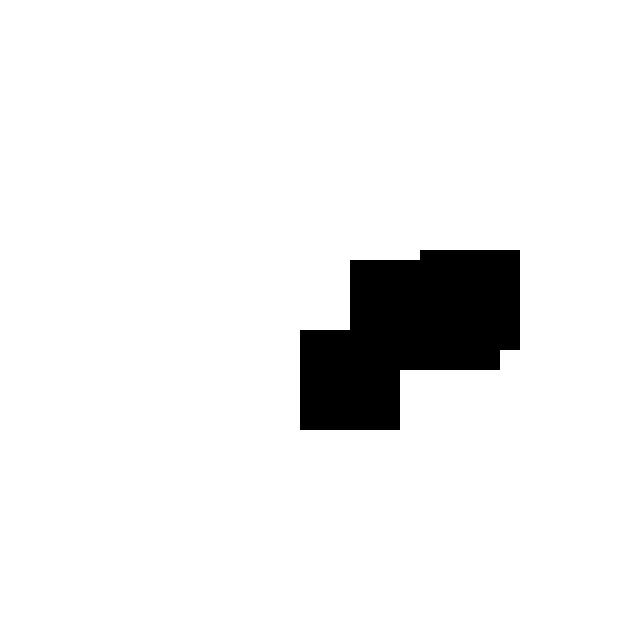
Frame 1 (no input)
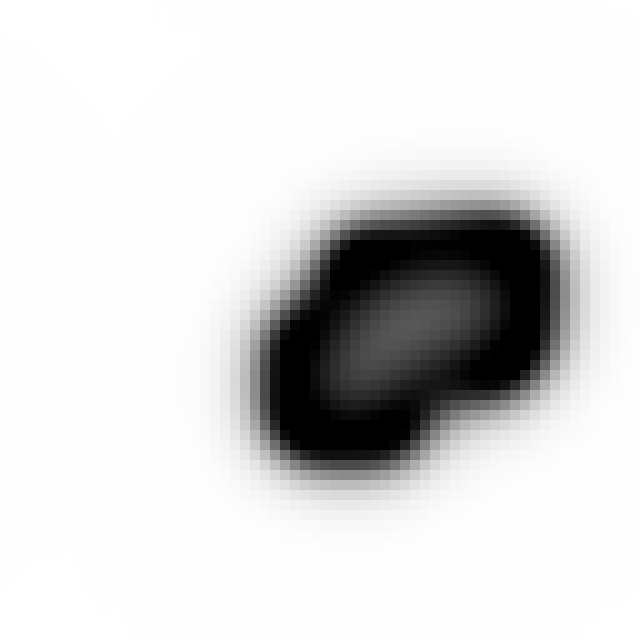
Frame 60 (the mouse pressed at the canvas centre just before this capture)
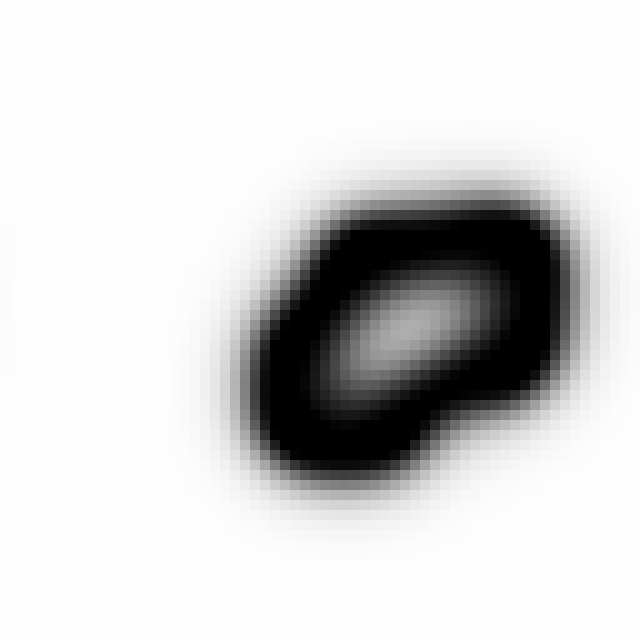
Frame 120 (the mouse held since frame 60 and released just before this capture)

The Processing sketch that drew these frames (run headless with seeded random() and noise(); from frame 60 on, the mouse is pressed at the canvas centre):

// Processing sketch: reaction_diffusion
// ── reaction_diffusion.pde
float[][] aLevel;
float[][] bLevel;

float[][] lastALevel;
float[][] lastBLevel;

float[] kernal = {
  0.05,  0.2, 0.05,
  0.2,  -1.0, 0.2,
  0.05,  0.2, 0.05
};

int[] n = {
  -1, -1,  -1, 0,  -1, 1,
   0, -1,   0, 0,   0, 1,
   1, -1,   1, 0,   1, 1
};

int xSize, ySize;
float cellWidth, cellHeight;

float dA, dB, feed, k;

void setup() {
  size(640, 640);
  xSize = ySize = 64;

  cellWidth = width / xSize;
  cellHeight = height / ySize;

  aLevel = new float[xSize][ySize];
  bLevel = new float[xSize][ySize];

  lastALevel = new float[xSize][ySize];
  lastBLevel = new float[xSize][ySize];

  for( int i = 0; i < xSize; i += 1 ) {
    for( int j = 0; j < ySize; j += 1 ) {
      aLevel[i][j] = 1;
      bLevel[i][j] = 0;
      lastALevel[i][j] = 1;
      lastBLevel[i][j] = 0;
    }
  }

  setDefault();
  initBlobs(4);

  noStroke();
}

void randomNeightborhood(int range) {
  for(int i = 0; i < 18; i += 1) {
    n[i] = floor(random(-range, range));
  }
}

void initBlobs(int numBlobs) {
  for( int k = 0; k < numBlobs; k += 1 ) {
    int startx = int(random(20, xSize-20));
    int starty = int(random(20, ySize-20));

    for (int i = startx; i < startx+10; i++) {
      for (int j = starty; j < starty+10; j ++) {
        float a = 1;
        float b = 1;
        aLevel[i][j] = 1;
        bLevel[i][j] = 1;
        lastALevel[i][j] = 1;
        lastBLevel[i][j] = 1;
      }
    }
  }
}

void update() {
  for( int i = 0; i < xSize; i += 1 ) {
    for( int j = 0; j < ySize; j += 1 ) {
      float a = lastALevel[i][j];
      float b = lastBLevel[i][j];

      float lapA = 0; 
      float lapB = 0; 


      for( int k = 0; k < 9; k += 1 ) {
        lapA += lastALevel[wrapX(i + n[k * 2])][wrapY(j + n[(k * 2) + 1])] * kernal[k];
        lapB += lastBLevel[wrapX(i + n[k * 2])][wrapY(j + n[(k * 2) + 1])] * kernal[k];
      }

      float newA = a + ( dA * lapA - a * b * b + feed * ( 1 - a ) ) * 1;
      float newB = b + ( dB * lapB + a * b * b - ( k + feed ) * b ) * 1;

      aLevel[i][j] = constrain(newA, 0, 1);
      bLevel[i][j] = constrain(newB, 0, 1);
    }
  }
}

void draw() {
  update();
  swap();

  for( int i = 0; i < xSize; i += 1 ) {
    for( int j = 0; j < ySize; j += 1 ) {
      
      fill(( aLevel[i][j] - bLevel[i][j] ) * 255);
      rect(i * cellWidth, j * cellHeight, cellWidth + 1, cellHeight + 1);
    }
  }
}

void swap() {
  float[][] tempA = lastALevel;
  float[][] tempB = lastBLevel;
  lastALevel = aLevel;
  lastBLevel = bLevel;
  aLevel = tempA;
  bLevel = tempB;
}

void setDefault() {
  dA = 1.0;
  dB = 0.5;
  feed = 0.055;
  k = 0.062;
}

void setRandom() {
  dA = random(1.0, 1.5);
  dB = random(1.5, 2.0);
  feed = random(0.1);
  k = random(0.1);
}

int wrapX(int i) {
  return ( xSize + ( i % xSize )) % xSize;
}

int wrapY(int i) {
  return ( ySize + ( i % ySize )) % ySize;
}

void mouseClicked() {
  setup();
}

void randomKernal() {
  float total = 0;
  for(int i = 0; i < 8; i += 1) {
    float val;
    if ( total != 0 ) {
      /* println("!!"); */
      val = random(0, total) * -1.1;
    }
    else {
      println("!");
      val = random(-1, 1);
    }
    kernal[i] = val;
    total += val;
    /* println(total); */
    /* println(kernal[i]); */
  }
  kernal[8] = -total;
  kernal = shuffle(kernal);
}

float[] shuffle(float[] input) {
  for(int i = 0; i < input.length; i += 1) {
    int pos = floor(random(input.length));
    float temp = input[i];
    input[i] = input[pos];
    input[pos] = temp;
  }

  return input;
}
